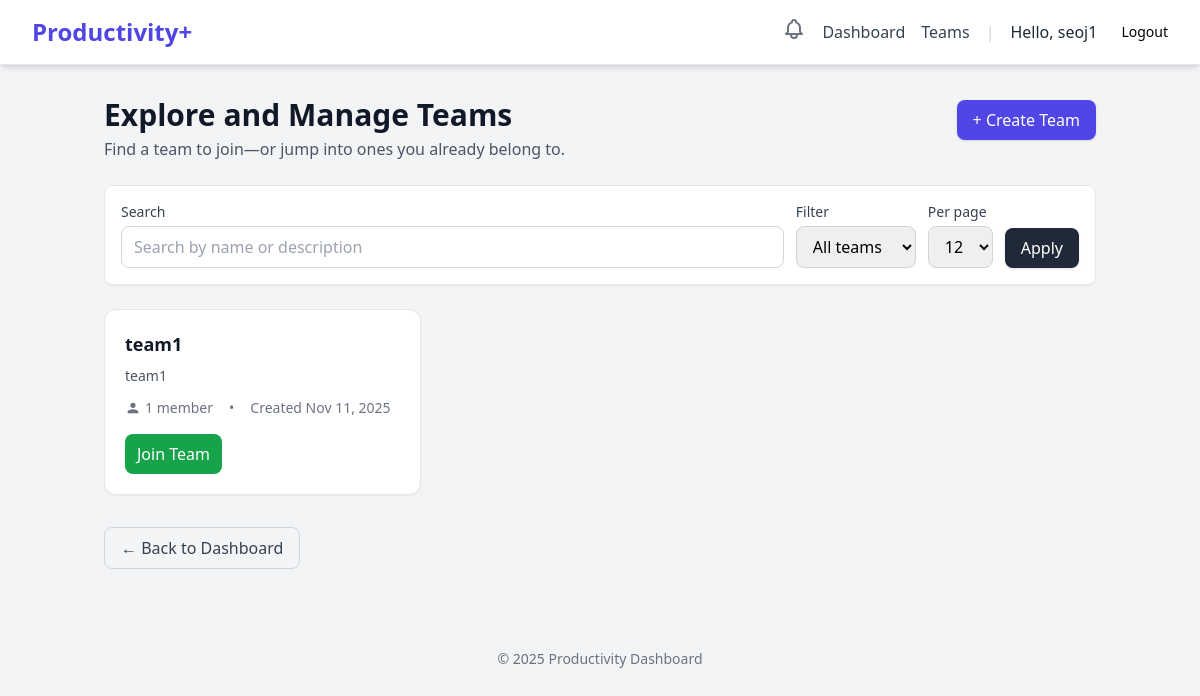
The page /teams/ (signed in) on the database as committed earlier.
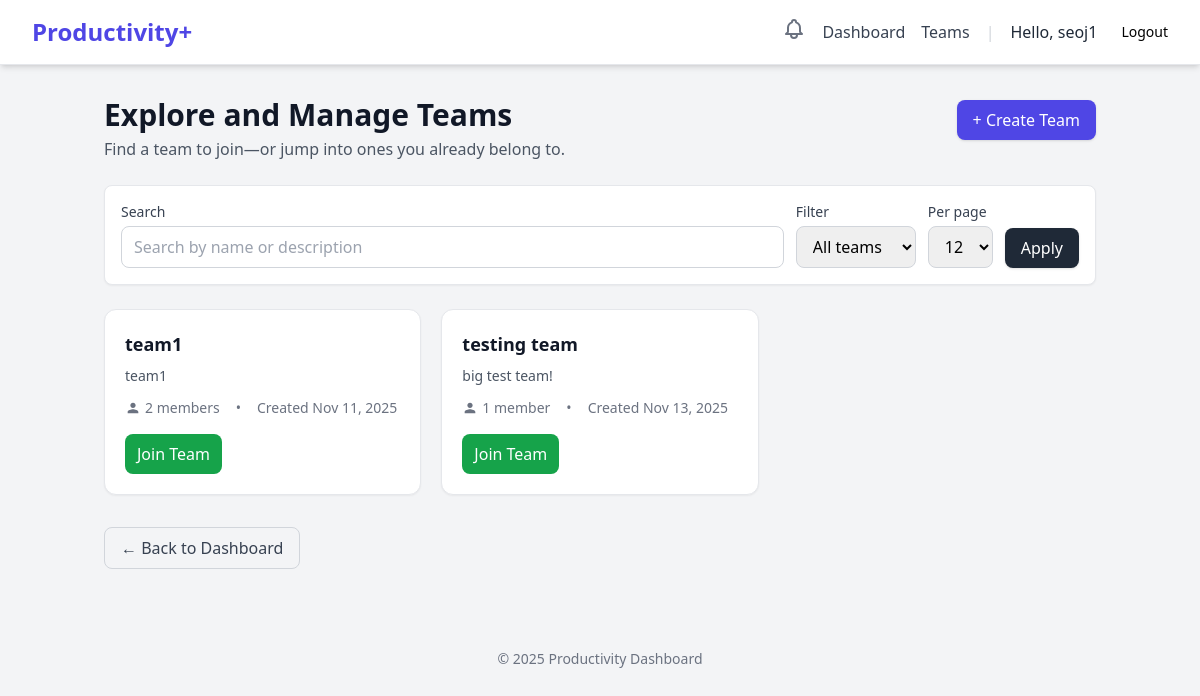
The same page on the database as committed later.
### teams/models.py (models this page shows, shortened)
class Team(models.Model):
    team_name = models.CharField(max_length=255)
    team_desc = models.TextField(blank=True, null=True, help_text="Description")
    members = models.ManyToManyField(
        settings.AUTH_USER_MODEL,
        through='TeamMember',
        related_name='teams'
    )
    created_at = models.DateTimeField(auto_now_add=True)

### teams/views.py (the view)
# urls.py: path('', views.team_list_view, name='team_list'),
@login_required
def team_list_view(request):
    q = (request.GET.get("q") or "").strip()
    filt = request.GET.get("filter", "all")  # all | mine | joinable
    per_page = int(request.GET.get("per_page") or 12)
    is_member_subq = TeamMember.objects.filter(
        team=OuterRef('pk'),
        user=request.user
    )
    teams = (
        Team.objects
        .annotate(
            member_count=Count('members', distinct=True),
            is_member=Exists(is_member_subq)
        )
        .order_by('team_name')
    )
    if q:
        teams = teams.filter(
            Q(team_name__icontains=q) | Q(team_desc__icontains=q)
        )
    if filt == "mine":
        teams = teams.filter(is_member=True)
    elif filt == "joinable":
        teams = teams.filter(is_member=False)
    paginator = Paginator(teams, per_page)
    page_number = request.GET.get("page")
    page_obj = paginator.get_page(page_number)
    context = {
        "page_title": "Explore and Manage Teams",
        "page_obj": page_obj,
        "q": q,
        "filter": filt,
        "per_page_options": [12, 24, 48],
    }
    return render(request, "teams/team_list.html", context)

### users/context_processors.py (called while the page is built)
def unread_notifications(request):
    if request.user.is_authenticated:
        notifications = Notification.objects.filter(
            user=request.user,
            is_read=False
        )
        return {
            'unread_notifications': notifications,
            'unread_notification_count': notifications.count()
        }
    return {}

### templates/teams/team_list.html (shortened to what the changed rows need)
{% extends "base.html" %}
{% block content %}
<div class="max-w-5xl mx-auto py-8 px-4">
  <div class="flex items-baseline justify-between gap-4 mb-6">
    <div>
      <h1 class="text-3xl font-bold text-gray-900">{{ page_title }}</h1>
    </div>
  </div>
  {% if page_obj.object_list %}
    <div class="grid grid-cols-1 sm:grid-cols-2 lg:grid-cols-3 gap-5">
      {% for team in page_obj.object_list %}
        <div class="bg-white border border-gray-200 rounded-xl p-5 shadow-sm hover:shadow-md transition">
          <div class="flex items-start justify-between gap-3">
            <h3 class="text-lg font-semibold text-gray-900">{{ team.team_name }}</h3>
          </div>
          <p class="text-sm text-gray-600 mt-2">
            {{ team.team_desc|default:"No description provided." }}
          </p>
          <div class="flex items-center gap-4 mt-3 text-sm text-gray-500">
            <span class="inline-flex items-center gap-1">
              <svg xmlns="http://www.w3.org/2000/svg" class="h-4 w-4" viewBox="0 0 24 24" fill="currentColor"><path d="M12 12c2.21 0 4-1.79 4-4S14.21 4 12 4 8 5.79 8 8s1.79 4 4 4zm0 2c-2.67 0-8 1.34-8 4v2h16v-2c0-2.66-5.33-4-8-4z"/></svg>
              {{ team.member_count }} member{% if team.member_count != 1 %}s{% endif %}
            </span>
            <span>•</span>
            <span>Created {{ team.created_at|date:"M j, Y" }}</span>
          </div>
          <div class="mt-4 flex gap-2">
            {% if team.is_member %}
              <a href="{% url 'teams:team_dashboard' team_id=team.id %}"
                 class="inline-flex items-center justify-center px-3 py-2 rounded-lg bg-indigo-600 text-white font-medium hover:bg-indigo-700">
                View Dashboard
              </a>
            {% else %}
              <a href="{% url 'teams:team_join' team_id=team.id %}"
                 class="inline-flex items-center justify-center px-3 py-2 rounded-lg bg-green-600 text-white font-medium hover:bg-green-700">
                Join Team
              </a>
            {% endif %}
          </div>
        </div>
      {% endfor %}
    </div>
  {% endif %}
</div>
{% endblock %}

Rows that differ between the two databases and show on the page:
shown differently, row unchanged: Team "team1": member_count "1" → "2"; now shows "s"
added Team: team_name "testing team", team_desc "big test team!", member_count "1", created_at "Nov 13, 2025", shows "Join Team"
